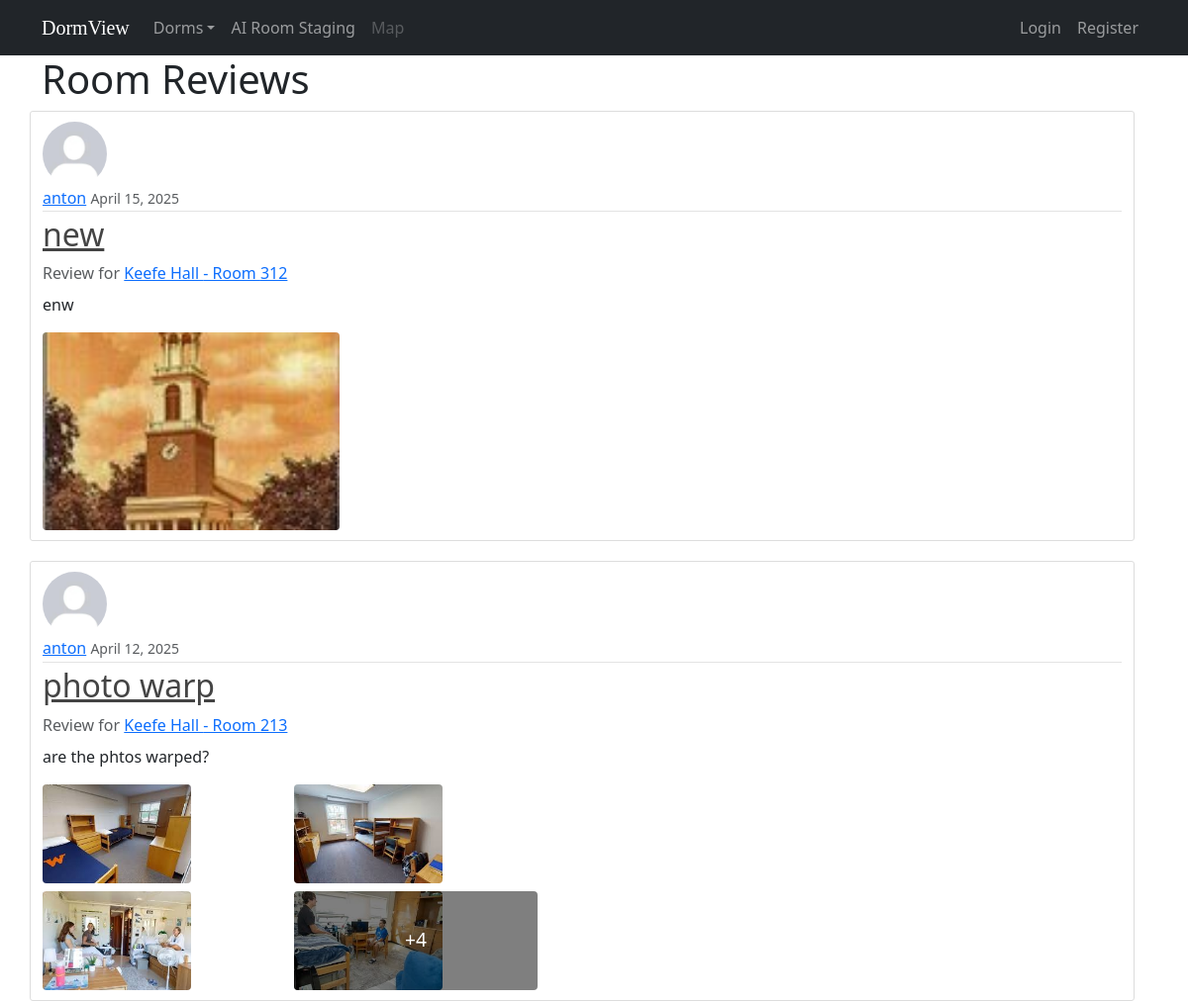
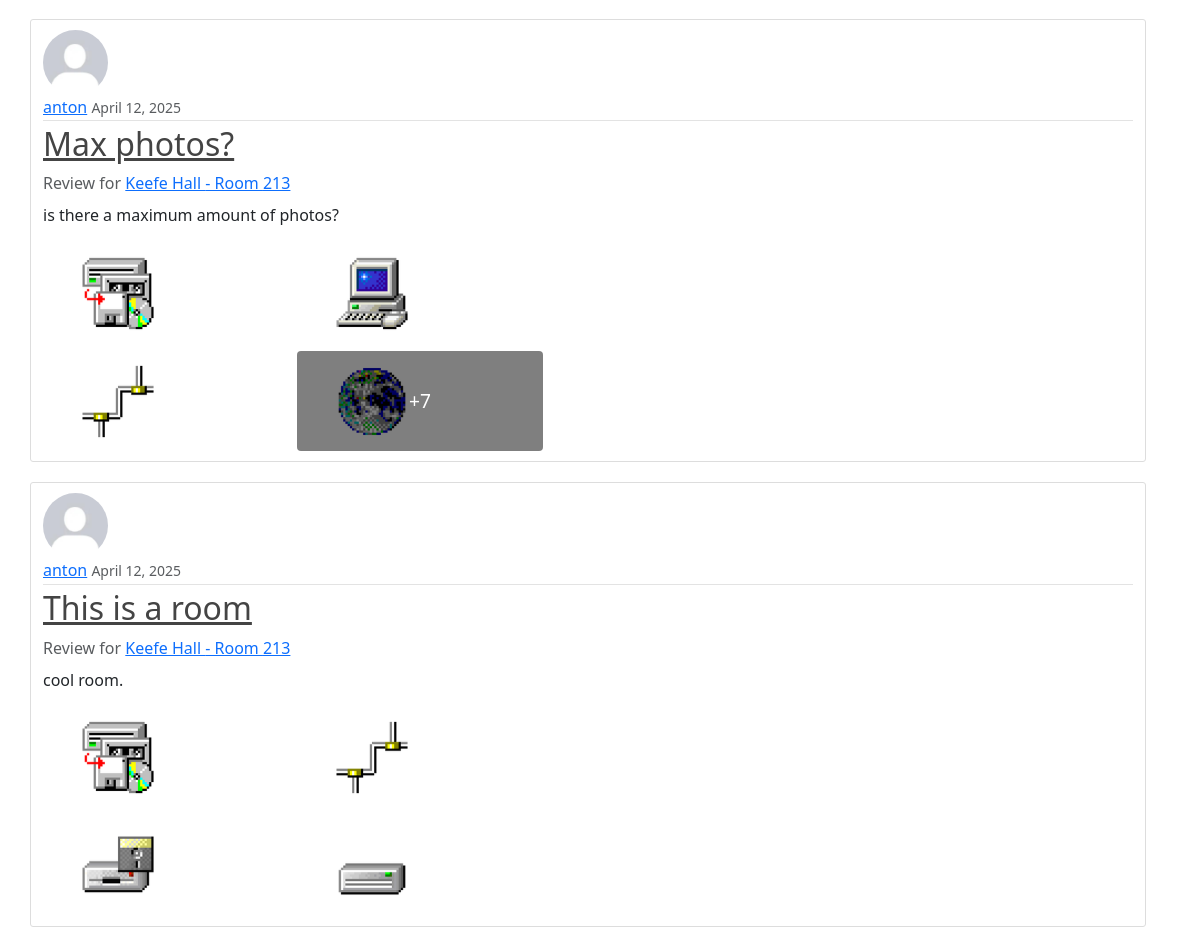
The app's page /reviews/ with its own data (2 pictures, top to bottom).
### review/models.py (models this page shows, shortened)
class Post(models.Model):
    title = models.CharField(max_length=100)
    content = models.TextField()
    date_posted = models.DateTimeField(default=timezone.now)
    author = models.ForeignKey(User, on_delete=models.CASCADE)
    room = models.ForeignKey(Room, on_delete=models.CASCADE, related_name='reviews', null=True)
    liked = models.BooleanField(default=False)  # Added like feature

class Room(models.Model):
    dorm = models.ForeignKey(Dorm, on_delete=models.CASCADE, related_name='rooms')
    room_number = models.CharField(max_length=20)
    slug = models.SlugField(max_length=100, blank=True)
    floor = models.PositiveIntegerField()
    description = models.TextField()
    image = models.ImageField(upload_to='room_images', blank=True, null=True)
    class Meta:
        unique_together = ['dorm', 'room_number', 'slug']  # Ensure room numbers are unique within a dorm

class Dorm(models.Model):
    name = models.CharField(max_length=100)
    slug = models.SlugField(max_length=100, unique=True, blank=True)
    description = models.TextField()
    image = models.ImageField(upload_to='dorm_images', blank=True, null=True)

class PostImage(models.Model):
    post = models.ForeignKey(Post, related_name='images', on_delete=models.CASCADE)
    image = models.ImageField(upload_to='post_images')
    caption = models.CharField(max_length=100, blank=True, null=True)

### users/models.py (models this page shows, shortened)
class Profile(models.Model):
    user = models.OneToOneField(User, on_delete=models.CASCADE)
    image = models.ImageField(default='default.jpg', upload_to='profile_pics')
    assigned_room = models.ForeignKey(Room, on_delete=models.SET_NULL, null=True, blank=True,
                                      related_name='assigned_students')
    _original_assigned_room = None
    def __init__(self, *args, **kwargs):
        super().__init__(*args, **kwargs)
        self._original_assigned_room = self.assigned_room

### review/views.py (the view)
# urls.py: path('reviews/', PostListView.as_view(), name='review-list'),
class PostListView(ListView):
    model = Post
    template_name = 'review/review_list.html'
    context_object_name = 'reviews'
    ordering = ['-date_posted']
    paginate_by = 5

### review/templates/review/review_list.html (shortened to what this page needs)
{% extends 'review/base.html' %}
{% block content %}
    <h1>Room Reviews</h1>
    {% for review in reviews %}
        <article class="media content-section">
            <img class="rounded-circle article-img" src="{{ review.author.profile.image.url }}">
            <div class="media-body">
                <div class="article-metadata">
                    <a class="mr-2" href="{% url 'user-posts' review.author.username %}">{{ review.author }}</a>
                    <small class="text-muted">{{ review.date_posted|date:"F d, Y" }}</small>
                    {% if review.liked %}
                        <span class="badge badge-success ml-2" style="padding: 5px 10px; font-size: 14px;">Liked this room</span>
                    {% endif %}
                </div>
                <h2><a class="article-title" href="{% url 'post-detail' review.id %}">{{ review.title }}</a></h2>
                {% if review.room %}
                    <p class="text-muted mb-2">Review for <a
                            href="{% url 'room-detail' review.room.dorm.slug review.room.slug %}">{{ review.room.dorm.name }}
                        - Room {{ review.room.room_number }}</a></p>
                {% endif %}
                <p class="article-content">{{ review.content }}</p>
                {% if review.images.count > 0 %}
                    <div class="post-image-gallery">
                        {% if review.images.count == 1 %}
                            <a href="{% url 'post-detail' review.id %}">
                                <img src="{{ review.images.first.image.url }}" class="single-post-image"
                                     alt="Post Image">
                            </a>
                        {% else %}
                            <div class="post-image-grid">
                                {% for image in review.images.all|slice:":4" %}
                                    <div class="post-image-container">
                                        <a href="{% url 'post-detail' review.id %}">
                                            <img src="{{ image.image.url }}" class="post-gallery-image"
                                                 alt="Post Image">
                                            {% if forloop.counter == 4 and review.images.count > 4 %}
                                                <div class="image-overlay">
                                                    <span>+{{ review.images.count|add:"-4" }}</span>
                                                </div>
                                            {% endif %}
                                        </a>
                                    </div>
                                {% endfor %}
                            </div>
                        {% endif %}
                    </div>
                {% endif %}
            </div>
        </article>
    {% endfor %}
{% endblock content %}

### review/static/review/main.css (style rules this page uses)
body { background: #fafafa; color: #333333; margin-top: 5rem; }
h1, h2, h3, h4, h5, h6 { color: #444444; }
.content-section { background: #ffffff; padding: 10px 20px; border: 1px solid #dddddd; border-radius: 3px; margin-bottom: 20px; }
.article-title { color: #444444; }
.article-content { white-space: pre-line; }
.article-img { height: 65px; width: 65px; margin-right: 16px; }
.article-metadata { padding-bottom: 1px; margin-bottom: 4px; border-bottom: 1px solid #e3e3e3 }
.post-image-gallery { margin-top: 15px; max-width: 500px; }
.single-post-image { width: 300px; height: 200px; object-fit: cover; border-radius: 4px; display: block; }
.post-image-grid { display: grid; grid-template-columns: repeat(2, 1fr); grid-gap: 8px; }
.post-image-container { position: relative; }
.post-gallery-image { width: 150px; height: 100px; object-fit: cover; border-radius: 4px; display: block; }
.image-overlay { position: absolute; top: 0; left: 0; width: 100%; height: 100%; background-color: rgba(0, 0, 0, 0.5); display: flex; justify-content: center; align-items: center; color: white; font-size: 1.2rem; border-radius: 4px; }

### review/static/review/main_style.css (style rules this page uses)
body { font-family: mona_font;; }

### records on screen
Post: author.profile.image (placeholder picture), author "anton", date_posted "April 15, 2025", title "new", room.dorm.name "Keefe Hall", room.room_number "312", content "enw", images.first.image (picture)
Post: author.profile.image (placeholder picture), author "anton", date_posted "April 12, 2025", title "photo warp", room.dorm.name "Keefe Hall", room.room_number "213", content "are the phtos warped?", images.count|add "4"
PostImage: image (picture)
PostImage: image (picture)
PostImage: image (picture)
PostImage: image (picture)
Post: author.profile.image (placeholder picture), author "anton", date_posted "April 12, 2025", title "Max photos?", room.dorm.name "Keefe Hall", room.room_number "213", content "is there a maximum amount of photos?", images.count|add "7"
PostImage: image (picture)
PostImage: image (picture)
PostImage: image (picture)
PostImage: image (picture)
Post: author.profile.image (placeholder picture), author "anton", date_posted "April 12, 2025", title "This is a room", room.dorm.name "Keefe Hall", room.room_number "213", content "cool room."
PostImage: image (picture)
PostImage: image (picture)
PostImage: image (picture)
PostImage: image (picture)
